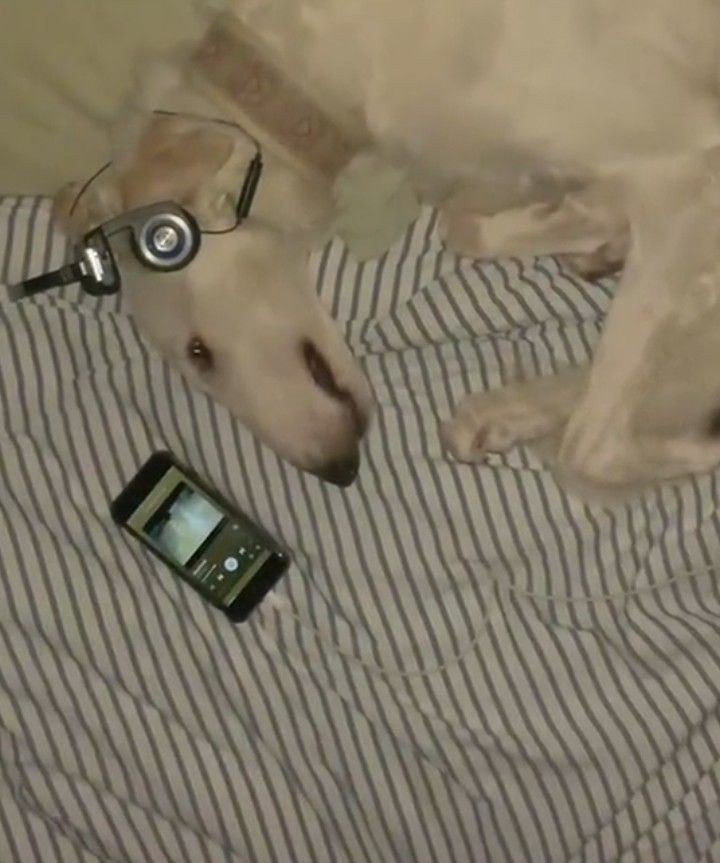
#> input picture SadDogSong.jpg, 720 x 863 px
$ python 9.2.py
#> lines starting #> are read from the running program, lines starting #| are printed output that depends on the picture
from PIL import Image

img = Image.open("SadDogSong.jpg")
#> img is the input picture: PIL image 720x863 RGB; mean R, G, B 128.6, 119.4, 101

small = img.resize((img.width // 3, img.height // 3))
small.save("SmallSadDogSong.jpg")

gorizont = img.transpose(Image.FLIP_LEFT_RIGHT)
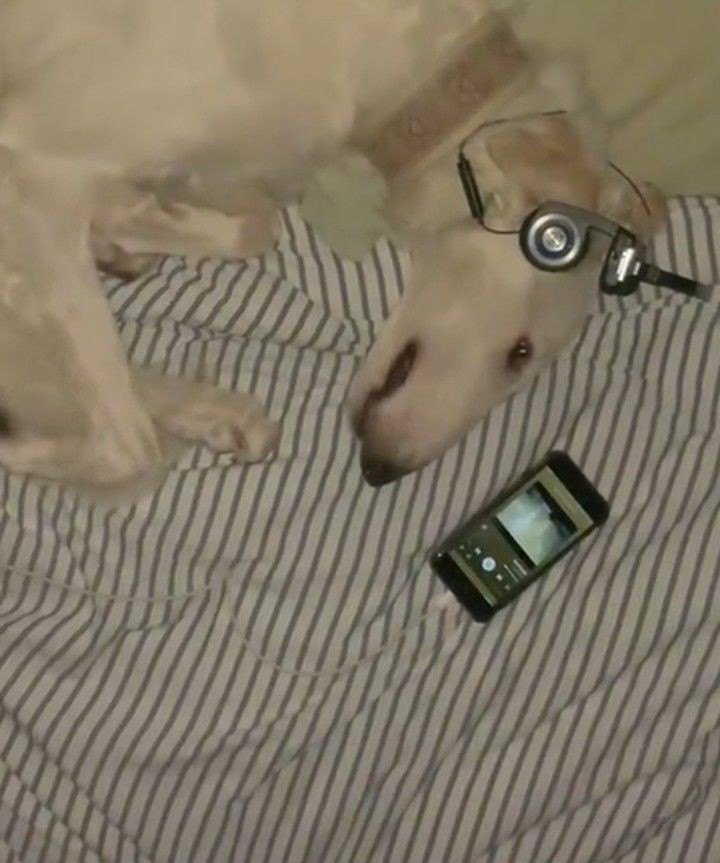
#> gorizont: PIL image 720x863 RGB; mean R, G, B 128.6, 119.4, 101
gorizont.save("HorizontSadDogSong.jpg")

vertical = img.transpose(Image.FLIP_TOP_BOTTOM)
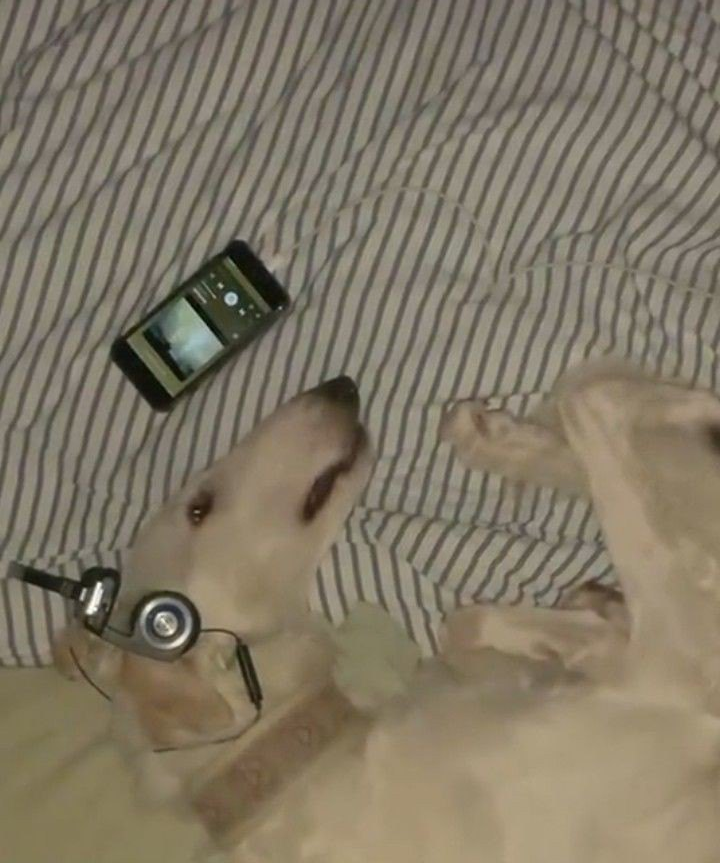
#> vertical: PIL image 720x863 RGB; mean R, G, B 128.6, 119.4, 101
vertical.save("VerticalSadDogSong.jpg")

$ run again, with 1.jpg copied over SadDogSong.jpg
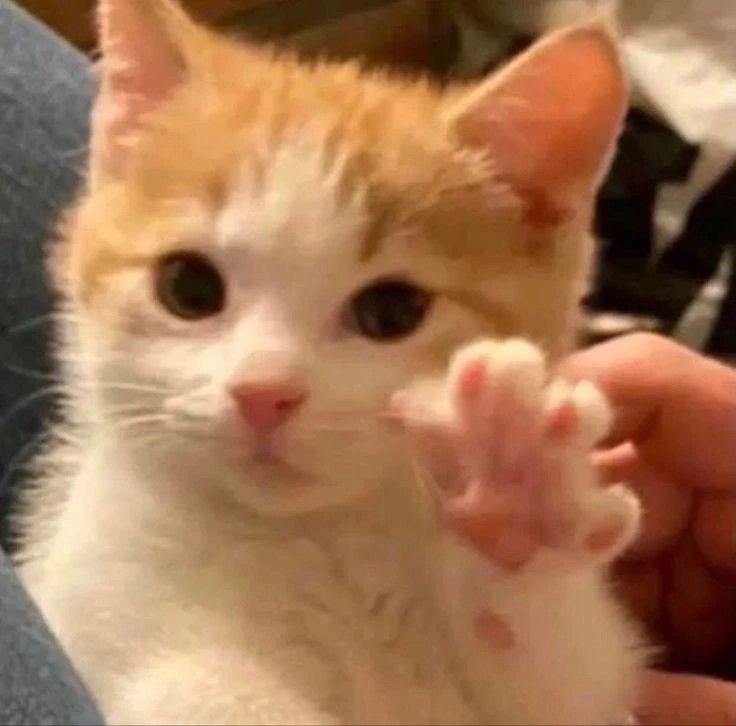
#> input picture 1.jpg, 736 x 726 px
#> img is the input picture: PIL image 736x726 RGB; mean R, G, B 162, 117.1, 83.6
#> `gorizont = img.transpose(Image.FLIP_LEFT_RIGHT)`:
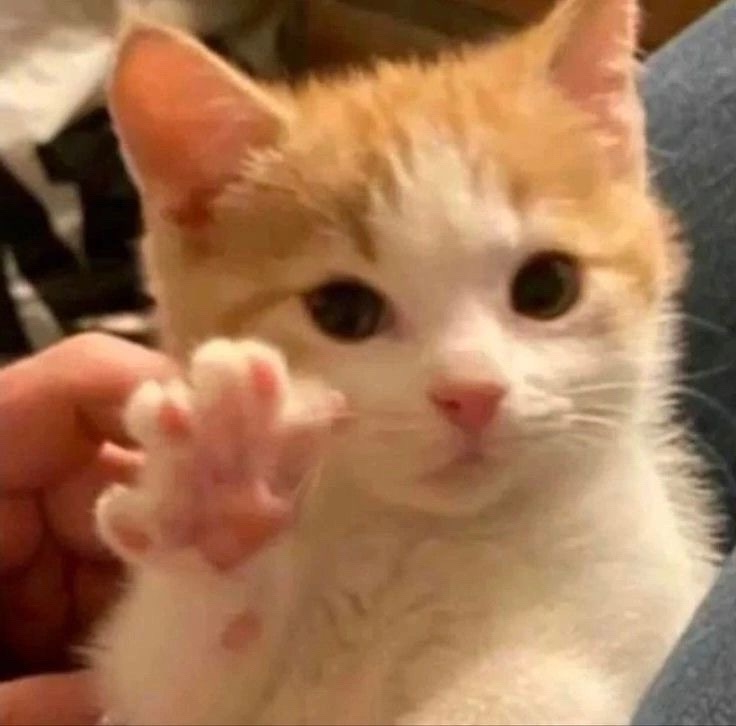
#> gorizont: PIL image 736x726 RGB; mean R, G, B 162, 117.1, 83.6
#> `vertical = img.transpose(Image.FLIP_TOP_BOTTOM)`:
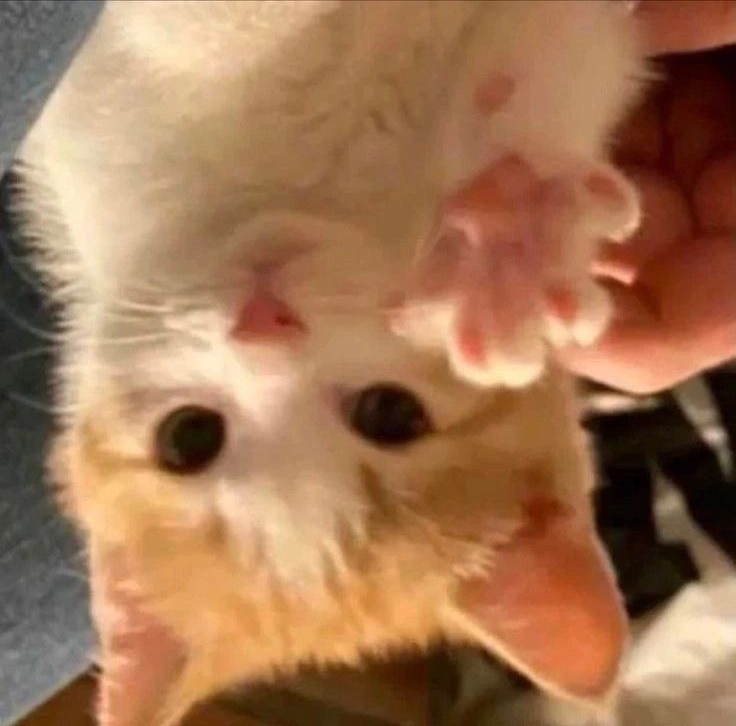
#> vertical: PIL image 736x726 RGB; mean R, G, B 162, 117.1, 83.6
